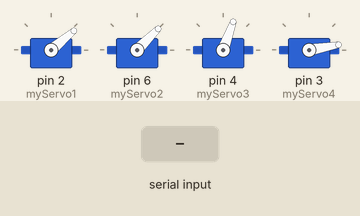
This sketch was run on a simulated Arduino Uno, built with avr-gcc and run on an emulated ATmega328P. Parts: 4 × servo. Inputs (shaded band) come from the test bench. What the sketch prints to the serial monitor is not drawn.

Above: at 1.7 s.
1.8 s: "5\n" received over Serial
At 3.26 s:
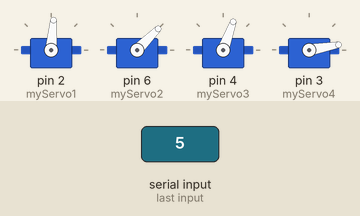
At 10.4 s:
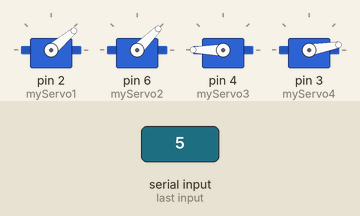
13.8 s: "90,45,200\n" received over Serial
At 16.55 s:
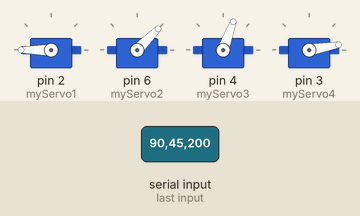
Timing chart, 0 to 22.8 s (numbered marks = the images above; inputs shaded):
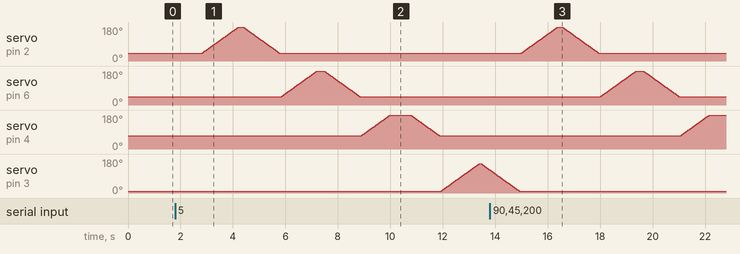

The sketch:

finger_control_test.ino
```cpp
#include <Servo.h>

Servo myServo1, myServo2, myServo3, myServo4;

int initial_pos1 = 40, initial_pos2 = 45, initial_pos3 = 70, initial_pos4 = 10;

int mode = 4;  // 默认是接收 Serial 的模式

void sweepServo(Servo &servo, int initial_pos) {
  for (int pos = initial_pos; pos <= initial_pos + 145; pos += 1) {
    servo.write(pos);
    delay(10);
  }
  delay(50);

  for (int pos = initial_pos + 145; pos >= initial_pos; pos -= 1) {
    servo.write(pos);
    delay(10);
  }
  delay(50);
}

void setup() {
  Serial.begin(9600);

  myServo1.attach(2);
  myServo1.write(initial_pos1);

  myServo2.attach(6);
  myServo2.write(initial_pos2);

  myServo3.attach(4);
  myServo3.write(initial_pos3);

  myServo4.attach(3);
  myServo4.write(initial_pos4);

  delay(500);

  Serial.println("请输入模式：4=调试、5=顺序、6=Serial MIDI");
}

void loop() {
  if (Serial.available()) {
    int incoming = Serial.parseInt();

    // 切换模式
    if (incoming == 4 || incoming == 5 || incoming == 6) {
      mode = incoming;
      Serial.print("已切换至模式 ");
      Serial.println(mode);
      return;
    }

    if (mode == 4) {
      // 调试模式：通过串口设置 initial pos
      Serial.println("输入格式：编号 位置（如：1 20 表示设置servo1起始位置为20）");
      while (Serial.available() < 2); // 等待两个数字
      int servoId = Serial.parseInt();
      int newPos = Serial.parseInt();
      switch (servoId) {
        case 1: initial_pos1 = newPos; myServo1.write(initial_pos1); break;
        case 2: initial_pos2 = newPos; myServo2.write(initial_pos2); break;
        case 3: initial_pos3 = newPos; myServo3.write(initial_pos3); break;
        case 4: initial_pos4 = newPos; myServo4.write(initial_pos4); break;
        default: Serial.println("无效的编号"); return;
      }
      Serial.print("设置完成：servo");
      Serial.print(servoId);
      Serial.print(" 初始位置 = ");
      Serial.println(newPos);
    }
    else if (mode == 5) {
      // 顺序控制
      Serial.print("目前的初始值分别是：");
      Serial.print(initial_pos1); //40
      Serial.print(" ");
      Serial.print(initial_pos2); //45
      Serial.print(" ");
      Serial.print(initial_pos3); //70
      Serial.print(" ");
      Serial.print(initial_pos4); //15

      sweepServo(myServo1, initial_pos1);
      sweepServo(myServo2, initial_pos2);
      sweepServo(myServo3, initial_pos3);
      sweepServo(myServo4, initial_pos4);
    }
    else if (mode == 6) {
      // MIDI 控制
      switch (incoming) {
        case 62: sweepServo(myServo1, initial_pos1); break;
        case 64: sweepServo(myServo2, initial_pos2); break;
        case 65: sweepServo(myServo3, initial_pos3); break;
        case 67: sweepServo(myServo4, initial_pos4); break;
        default: Serial.print("未绑定的MIDI值："); Serial.println(incoming);
      }
    }
  }
}
```

Measured:
- after the input at 1.8 s, servo on pin 2 (myServo1): rises from 40° to 180° in 1.4 s, then falls to 40° in 1.6 s; servo on pin 6 (myServo2): rises from 45° to 180° in 1.4 s, then falls to 45° in 1.6 s
- after the input at 13.8 s, servo on pin 2 (myServo1): rises from 40° to 180° in 1.4 s, then falls to 40° in 1.6 s; servo on pin 6 (myServo2): rises from 45° to 180° in 1.4 s, then falls to 45° in 1.6 s; servo on pin 4 (myServo3): moves from 70° to 180° over 1.1 s, starting after 7.3 s
